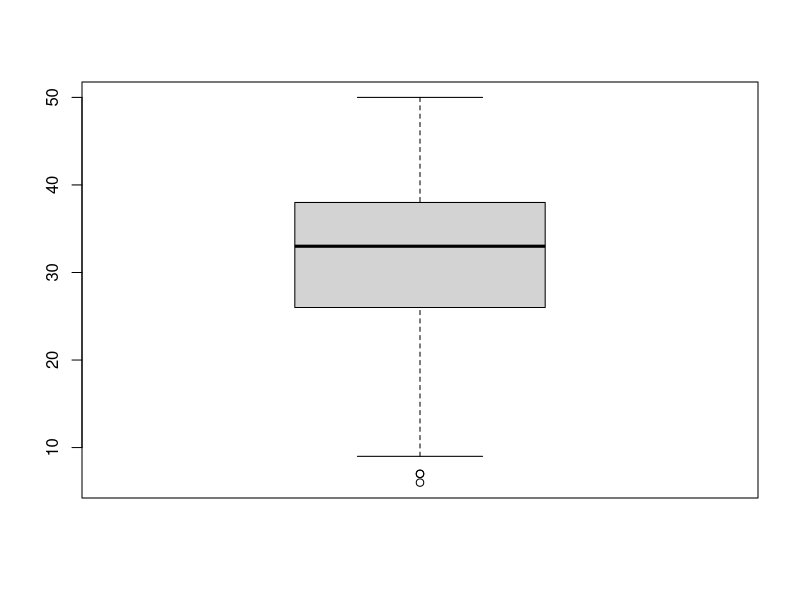
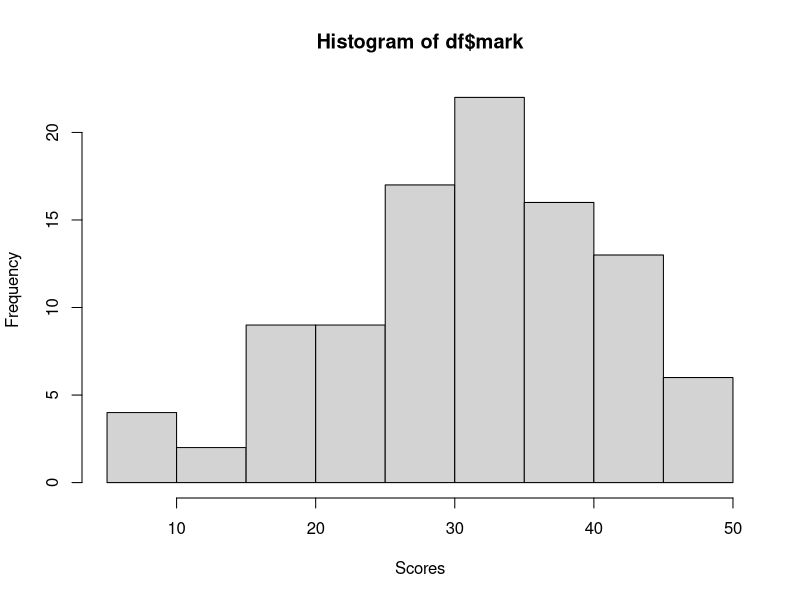
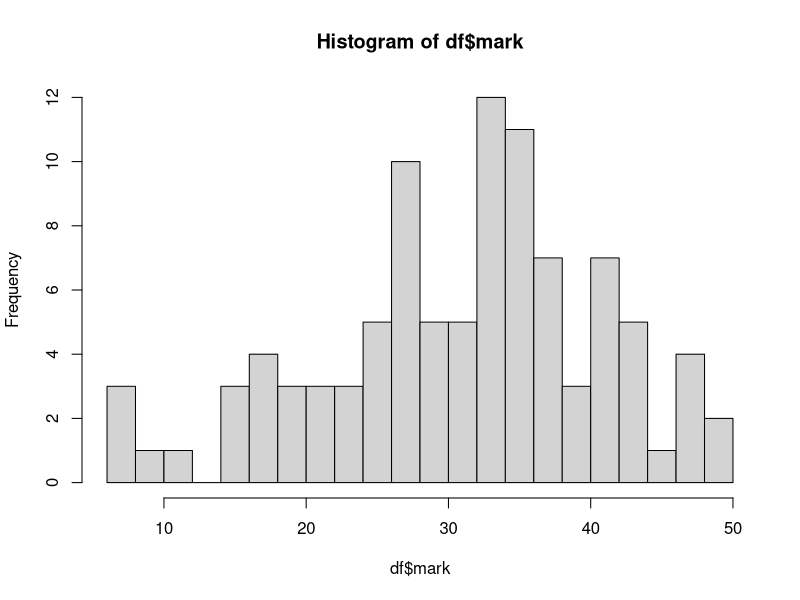

These charts were generated, in order, by the following R code:
setwd("C:/Users/USER/Documents/GitHub/nus/ST1131 Introduction to Statistics and Statistical Computing/tut/tut1")
df = read.csv("final_marks.csv",header=TRUE, sep=",")

length(df) #number of columns
head(df) #show first few rows
tail(df) #show last few roms
dim(df) #dimension -> rows/columns
names(df)[2] = "mark"

mean(df$mark)
median(df$mark)
var(df$mark)
yes = range(df$mark)
yes[2] - yes[1] #get range

quartiles = quantile(df$mark, prob=seq(0,1,0.25), names=FALSE)
IQR = quartiles[4] - quartiles[2] #IQR
q1_outlier = quartiles[2] - 1.5 * IQR
q3_outlier = quartiles[3] + 1.5 * IQR
boxplot(df$mark) #yes have outlier
df$mark[df$mark < q1_outlier | df$mark > q3_outlier] #outlier

stats = boxplot.stats(df$mark)
stats$out #faster way to show outlier
hist(df$mark,xlab = "Scores") #default 9 bins?
hist(df$mark,breaks=20) #set number of bins to 5
